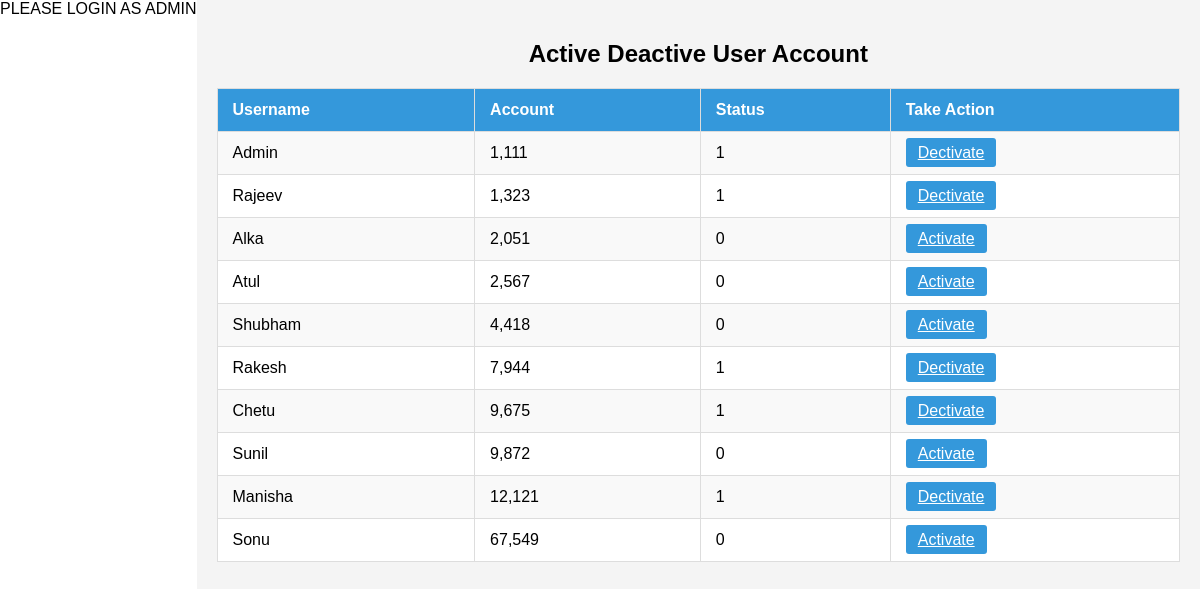
The app's page /AI.php with its own data.
### tables this page shows
CREATE TABLE `useraccount` (
  `accountno` int(11) NOT NULL,
  `username` varchar(30) DEFAULT NULL,
  `password` varchar(39) DEFAULT NULL,
  `balance` float DEFAULT NULL,
  `registerdate` timestamp NOT NULL DEFAULT current_timestamp() ON UPDATE current_timestamp(),
  `isactive` tinyint(1) DEFAULT 0,
  `issuperuser` tinyint(1) DEFAULT 0
);

### AI.php (the view, shortened to what this page needs)
<?php
include "connection.php";
?>
<!DOCTYPE html>
<html lang="en">
<head>
</head>
<body>
  <div class="main-content">
    <h2 style="text-align:center;">Active Deactive User Account</h2>
    <table>
      <tr>
        <th>Username</th>
        <th>Account</th>
        <th>Status</th>
        <th>Take Action</th>
      </tr>
      <?php
      $sql = "SELECT * FROM useraccount";
      $result = mysqli_query($db, $sql);
      if(mysqli_num_rows($result) > 0){
          while($row = mysqli_fetch_assoc($result)){
              echo "<tr>";
              echo "<td>" . htmlspecialchars(ucfirst($row['username']) ). "</td>";
              echo "<td>" . number_format(($row['accountno'])) . "</td>";
              if($row['isactive']==1){
              echo "<td>" . number_format($row['isactive']) . "</td>";
             echo "<td><a href='deactivate.php?id=$row[accountno]' class='action-btn'>Dectivate</a></td>";
              }
              else{
            echo "<td>". number_format($row['isactive'])."</td>";
            echo "<td><a href='activate.php?id=$row[accountno]' class='action-btn'>Activate</a></td>";
              }
              echo "</tr>";
          }
      } else {
          echo "<tr><td colspan='4'>No inactive accounts found.</td></tr>";
      }
      ?>
    </table>
  </div>
</body>
</html>

### AI.php (style rules this page uses)
body { margin: 0; font-family: Arial, sans-serif; display: flex; }
.main-content { flex-grow: 1; padding: 20px; background: #f4f4f4; min-height: 100vh; overflow-x: auto; }
table { width: 100%; border-collapse: collapse; background: white; }
th, td { padding: 12px 15px; border: 1px solid #ddd; text-align: left; }
th { background-color: #3498db; color: white; }
tr:nth-child(even) { background-color: #f9f9f9; }
.action-btn { padding: 6px 12px; background-color: #3498db; color: white; border: none; cursor: pointer; border-radius: 3px; }

### records on screen
useraccount: username "Admin", accountno "1,111", isactive "1"
useraccount: username "Rajeev", accountno "1,323", isactive "1"
useraccount: username "Alka", accountno "2,051", isactive "0"
useraccount: username "Atul", accountno "2,567", isactive "0"
useraccount: username "Shubham", accountno "4,418", isactive "0"
useraccount: username "Rakesh", accountno "7,944", isactive "1"
useraccount: username "Chetu", accountno "9,675", isactive "1"
useraccount: username "Sunil", accountno "9,872", isactive "0"
useraccount: username "Manisha", accountno "12,121", isactive "1"
useraccount: username "Sonu", accountno "67,549", isactive "0"
